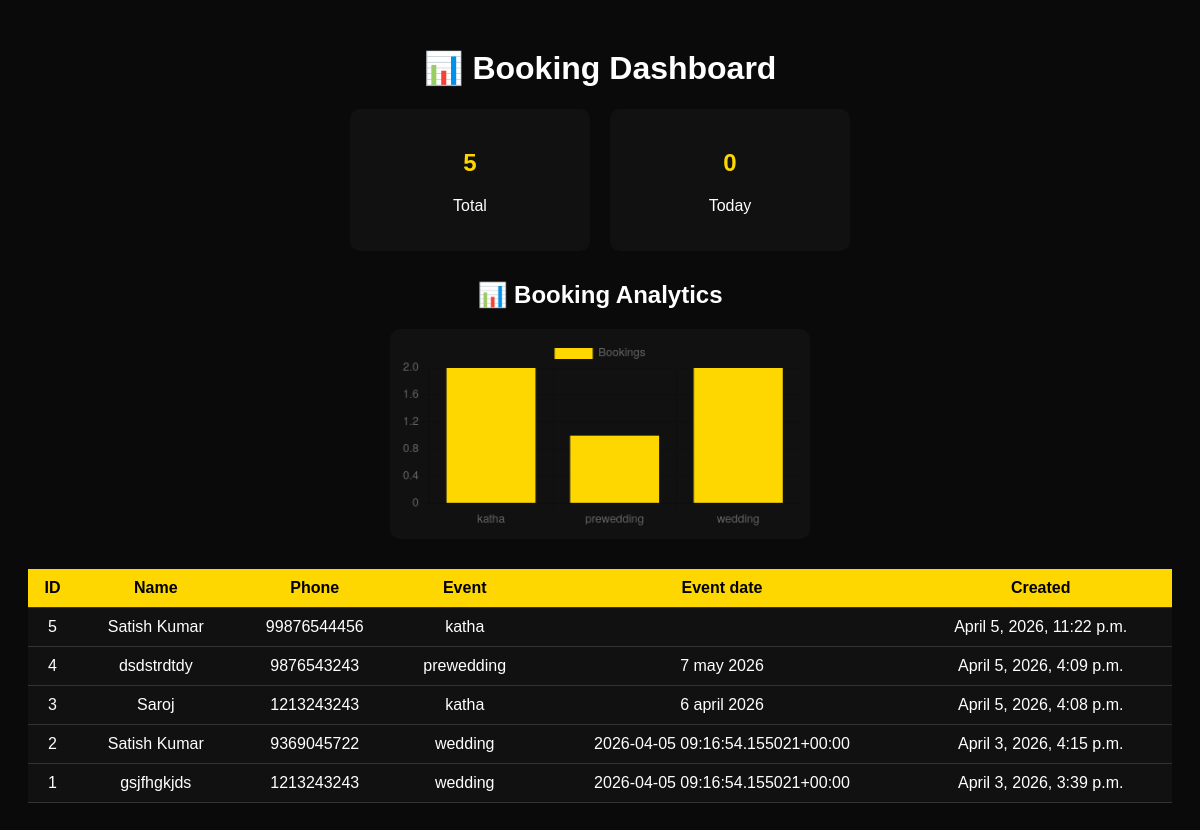
/dashboard/, run on the app's committed database.
### main/models.py (models this page shows, shortened)
class Booking(models.Model):
    name = models.CharField(max_length=100)
    phone = models.CharField(max_length=11)
    event = models.CharField(max_length=100)
    event_date = models.CharField(max_length=100)
    created_at = models.DateTimeField(auto_now_add=True)

### main/views.py (the view)
# urls.py: path('dashboard/', views.dashboard),
def dashboard(request):
    bookings = Booking.objects.all().order_by('-created_at')
    total = Booking.objects.count()
    today = Booking.objects.filter(created_at__date=now().date()).count()
    event_data = Booking.objects.values('event').annotate(count=Count('event'))
    labels = [e['event'] for e in event_data]
    counts = [e['count'] for e in event_data]
    return render(request, "main/dashboard.html", {
        "bookings": bookings,
        "total": total,
        "today": today,
        "labels": json.dumps(labels),
        "counts": json.dumps(counts),
    })

### main/templates/main/dashboard.html (shortened to what this page needs)
<!DOCTYPE html>
<html>
<head>
</head>
<body>
<h1>📊 Booking Dashboard</h1>
<div class="stats">
  <div class="card">
    <h2>{{ total }}</h2>
    <p>Total</p>
  </div>
  <div class="card">
    <h2>{{ today }}</h2>
    <p>Today</p>
  </div>
</div>
<h2 style="text-align:center;">📊 Booking Analytics</h2>
<canvas id="bookingChart" width="400" height="200"></canvas>
<table>
  <tr>
    <th>ID</th>
    <th>Name</th>
    <th>Phone</th>
    <th>Event</th>
    <th>Event date</th>
    <th>Created</th>
  </tr>
  {% for b in bookings %}
  <tr>
    <td>{{ b.id }}</td>
    <td>{{ b.name }}</td>
    <td>{{ b.phone }}</td>
    <td>{{ b.event }}</td>
    <td>{{ b.event_date }}</td>
    <td>{{ b.created_at }}</td>
  </tr>
  {% endfor %}
</table>
<script>
const labels = JSON.parse('{{ labels|escapejs }}');
const counts = JSON.parse('{{ counts|escapejs }}');
console.log(labels, counts); // debug
const ctx = document.getElementById('bookingChart');
new Chart(ctx, {
  type: 'bar',
  data: {
    labels: labels,
    datasets: [{
      label: 'Bookings',
      data: counts,
      backgroundColor: 'gold'
    }]
  }
});
</script>
</body>
</html>

### main/templates/main/dashboard.html (style rules this page uses)
body { font-family: Arial; background: #0a0a0a; color: white; padding: 20px; }
h1 { text-align: center; }
.stats { display: flex; gap: 20px; justify-content: center; margin-bottom: 30px; }
.card { background: #111; padding: 20px; border-radius: 10px; text-align: center; width: 200px; }
.card h2 { color: gold; }
canvas { background: #111; padding: 10px; border-radius: 10px; display: block; margin: auto; }
table { width: 100%; margin-top: 30px; border-collapse: collapse; background: #111; }
th, td { padding: 10px; text-align: center; border-bottom: 1px solid #333; }
th { background: gold; color: black; }

### data on the page
Booking: id "5", name "Satish Kumar", phone "99876544456", event "katha", created_at "April 5, 2026, 11:22 p.m."
Booking: id "4", name "dsdstrdtdy", phone "9876543243", event "prewedding", event_date "7 may 2026", created_at "April 5, 2026, 4:09 p.m."
Booking: id "3", name "Saroj", phone "1213243243", event "katha", event_date "6 april 2026", created_at "April 5, 2026, 4:08 p.m."
Booking: id "2", name "Satish Kumar", phone "9369045722", event "wedding", event_date "2026-04-05 09:16:54.155021+00:00", created_at "April 3, 2026, 4:15 p.m."
Booking: id "1", name "gsjfhgkjds", phone "1213243243", event "wedding", event_date "2026-04-05 09:16:54.155021+00:00", created_at "April 3, 2026, 3:39 p.m."

### other printed values
{{ total }} "5"
{{ today }} "0"
chart data {{ counts|escapejs }} [2, 1, 2]
